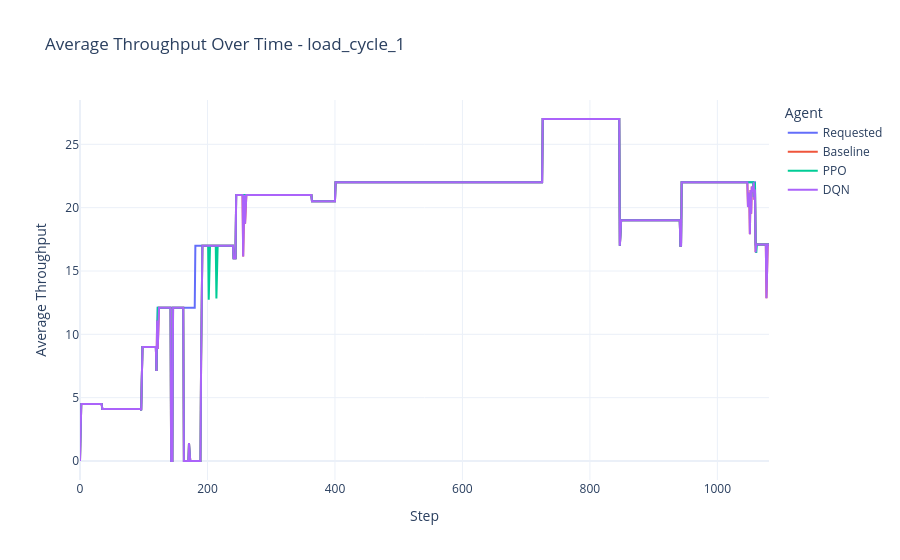

Notebook source saved alongside this figure:
### Code cell
import os

scenarios = ["no_scenario", "load_cycle_1", "load_cycle_2", "load_cycle_5", "medium_aircraft", "large_aircraft", "snr_congested"]
throughput_idx = 13
requested_throughput_idx = 10

for scenario in scenarios:
    base_path = f"BASELINE_observations_{scenario}.csv"
    ppo_path = f"PPO_observations_{scenario}.csv"
    dqn_path = f"DQN_observations_{scenario}.csv"
    #odt_path = f"ODT_observations_{scenario}.csv"
    #odt_finetuned_path = f"ODT_FINETUNED_observations_{scenario}.csv"

    if not (os.path.exists(base_path) and os.path.exists(ppo_path) and os.path.exists(dqn_path)):
        print(f"Missing files for scenario '{scenario}', skipping.")
        continue

    obs_base = pd.read_csv(base_path).values
    obs_ppo = pd.read_csv(ppo_path).values
    obs_dqn = pd.read_csv(dqn_path).values
    #obs_odt = pd.read_csv(odt_path).values
    #obs_odt_finetuned = pd.read_csv(odt_finetuned_path).values

    fig = go.Figure()
    fig.add_trace(go.Scatter(y=obs_ppo[:, requested_throughput_idx], mode='lines', name='Requested'))
    fig.add_trace(go.Scatter(y=obs_base[:, throughput_idx], mode='lines', name='Baseline'))
    fig.add_trace(go.Scatter(y=obs_ppo[:, throughput_idx], mode='lines', name='PPO'))
    fig.add_trace(go.Scatter(y=obs_dqn[:, throughput_idx], mode='lines', name='DQN'))
    #fig.add_trace(go.Scatter(y=obs_odt[:, throughput_idx], mode='lines', name='ODT'))
    #fig.add_trace(go.Scatter(y=obs_odt_finetuned[:, throughput_idx], mode='lines', name='ODT Finetuned'))
    #fig.add_trace(go.Scatter(y=obs_odt_finetuned[:, throughput_idx], mode='lines', name='ODT Finetuned'))
    fig.update_layout(
        title=f"Average Throughput Over Time - {scenario}",
        xaxis_title='Step',
        yaxis_title='Average Throughput',
        legend_title='Agent',
        template='plotly_white'
    )
    fig.show()

### Figure 1 — Plotly figure (JSON) as saved in the notebook; plotly's stock layout.template omitted (floating-point values rounded to 4 significant figures; data arrays with more than 128 entries replaced by an {"elided": "..."} marker saying what was removed)
{"data": [{"mode": "lines", "name": "Requested", "type": "scatter", "y": {"elided": "1082 float values"}}, {"mode": "lines", "name": "Baseline", "type": "scatter", "y": {"elided": "1082 float values"}}, {"mode": "lines", "name": "PPO", "type": "scatter", "y": {"elided": "1082 float values"}}, {"mode": "lines", "name": "DQN", "type": "scatter", "y": {"elided": "1082 float values"}}], "layout": {"legend": {"title": {"text": "Agent"}}, "title": {"text": "Average Throughput Over Time - load_cycle_1"}, "xaxis": {"title": {"text": "Step"}}, "yaxis": {"title": {"text": "Average Throughput"}}}}
